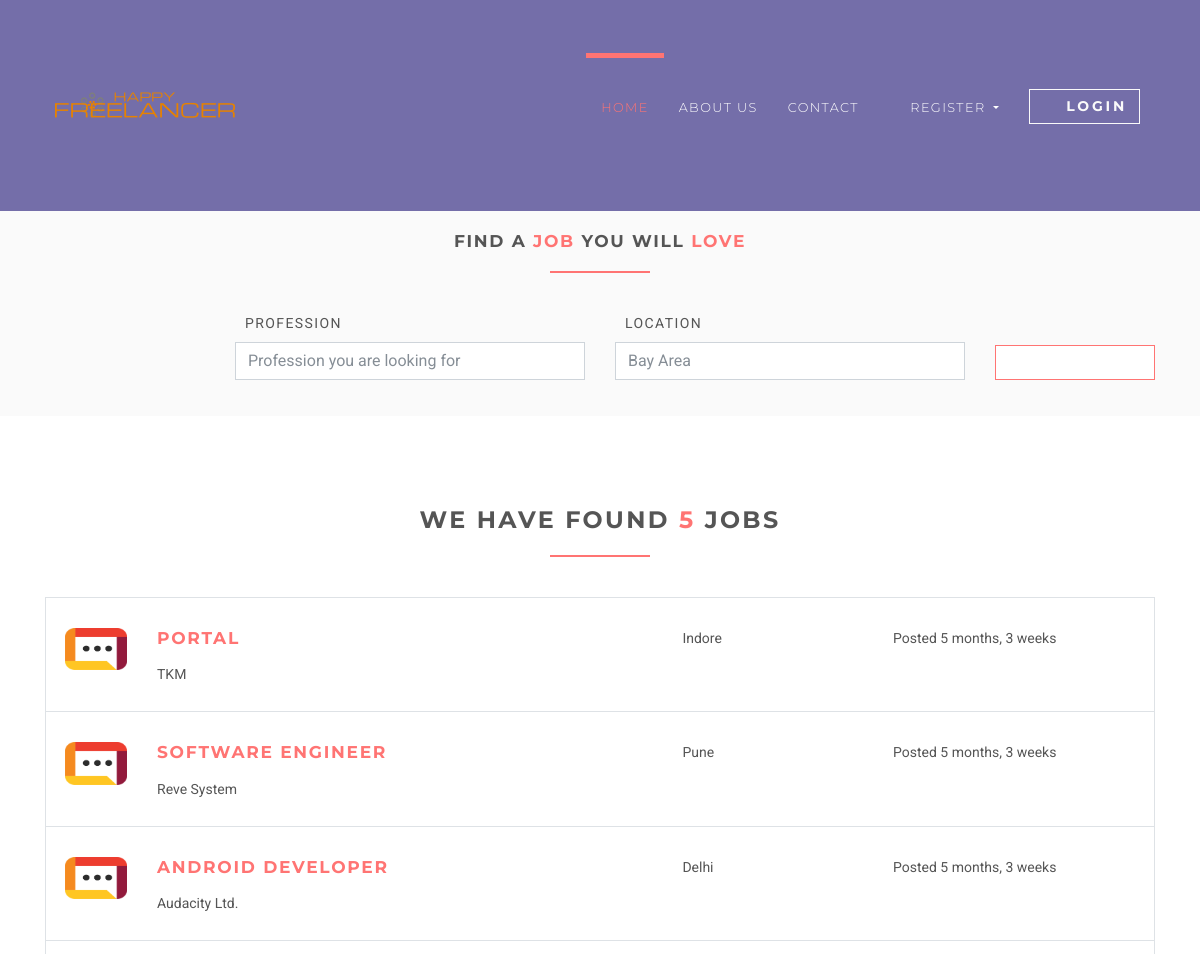
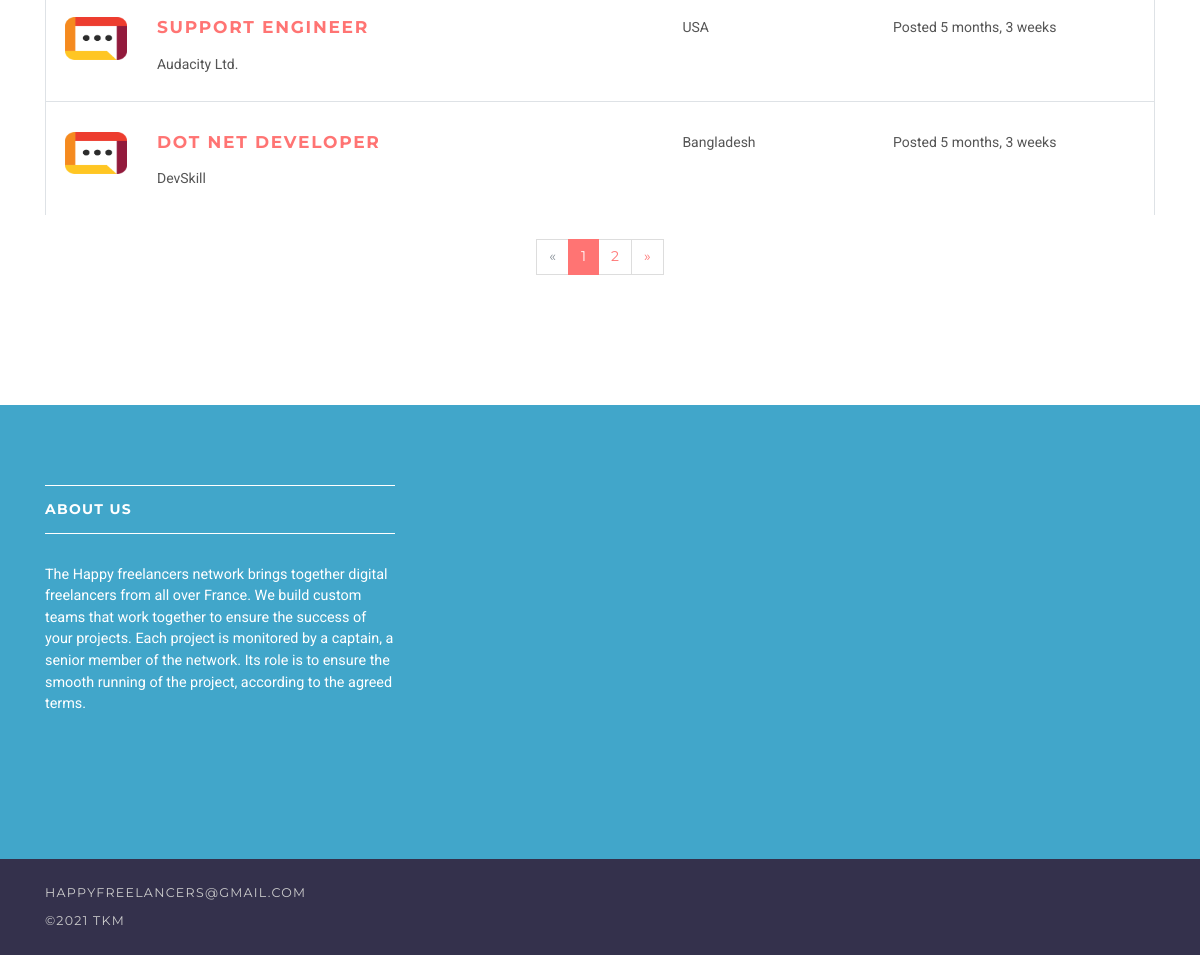
Page /jobs on the committed database (2 pictures, top to bottom).
### jobsapp/models.py (models this page shows, shortened)
class Job(models.Model):
    user = models.ForeignKey(User, on_delete=models.CASCADE)
    title = models.CharField(max_length=300)
    description = models.TextField()
    location = models.CharField(max_length=150)
    type = models.CharField(choices=JOB_TYPE, max_length=10)
    category = models.CharField(max_length=100)
    last_date = models.DateTimeField()
    company_name = models.CharField(max_length=100)
    company_description = models.CharField(max_length=300)
    website = models.CharField(max_length=100, default="")
    created_at = models.DateTimeField(default=timezone.now)
    filled = models.BooleanField(default=False)

### jobsapp/views/home.py (the view)
# urls.py: path('jobs', JobListView.as_view(), name='jobs'),
class JobListView(ListView):
    model = Job
    template_name = 'jobs/jobs.html'
    context_object_name = 'jobs'
    paginate_by = 5

### templates/jobs/jobs.html (shortened to what this page needs)
{% extends 'base.html' %}
{% load static %}
{% block content %}
    <section class="job-form-section job-form-section--compressed">
        <div class="container">
            <h4 class="heading">Find a <span class="accent">job </span> you will <span class="accent">love</span></h4>
            <form id="job-main-form" method="get" action="#" class="job-main-form">
                <div class="controls">
                    <div class="row align-items-end">
                        <div class="col-sm-1 col-lg-2"></div>
                        <div class="col-sm-5 col-lg-4 form-group">
                            <label for="profession">Profession</label>
                            <input type="text" id="profession" name="profession"
                                   placeholder="Profession you are looking for" class="form-control">
                        </div>
                        <div class="col-sm-5 col-lg-4 form-group">
                            <label for="location">Location</label>
                            <input type="text" id="location" name="location" placeholder="Any particular location?"
                                   value="Bay Area" class="form-control">
                        </div>
                        <div class="col-sm-1 col-lg-2 form-group">
                            <button type="submit" name="name"
                                    class="btn btn-outline-white-primary job-main-form__button">
                                <i class="fa fa-search"></i>
                            </button>
                        </div>
                    </div>
                </div>
            </form>
        </div>
    </section>
    <section>
        <div class="container">
            <h3 class="heading">We have found <span class="accent">{{ jobs.count }}</span> jobs</h3>
            {% for job in jobs %}
                <div class="job-listing  ">
                    <div class="row">
                        <div class="col-md-12 col-lg-6">
                            <div class="row">
                                <div class="col-2">
                                    <img src="{% static 'img/company-1.png' %}"
                                         alt="Ipsioou " class="img-fluid">
                                </div>
                                <div class="col-10">
                                    <h4 class="job__title"><a
                                            href="{% url 'jobs:jobs-detail' job.id %}">{{ job.title }}</a></h4>
                                    <p class="job__company">
                                        {{ job.company_name }}
                                    </p>
                                </div>
                            </div>
                        </div>
                        <div class="col-10 col-md-3 col-lg-2 ml-auto"><i class="fa fa-map-marker job__location"></i>
                            {{ job.location }}
                        </div>
                        <div class="col-10 col-md-3 col-lg-3 ml-auto">
                            <p>Posted {{ job.created_at|timesince }}</p>
                        </div>
                    </div>
                </div>
            {% endfor %}
            {% if is_paginated %}
                <div class="row">
                    <div class="col-md-12">
                        <nav aria-label="Page navigation example" class="d-flex justify-content-center mt-4 mb-4">
                            <ul class="pagination">
                                {% if page_obj.has_previous %}
                                    <li class="page-item">
                                        <a href="?page={{ page_obj.previous_page_number }}"
                                           class="page-link">&laquo;</a>
                                    </li>
                                {% else %}
                                    <li class="page-item disabled">
                                        <a class="page-link">&laquo;</a>
                                    </li>
                                {% endif %}
                                {% for i in page_obj.paginator.page_range %}
                                    {% if page_obj.number == i %}
                                        <li class="page-item active">
                                            <a class="page-link">{{ i }}</a>
                                        </li>
                                    {% else %}
                                        <li class="page-item">
                                            <a href="?page={{ i }}" class="page-link">{{ i }}</a>
                                        </li>
                                    {% endif %}
                                {% endfor %}
                                {% if page_obj.has_next %}
                                    <li class="page-item">
                                        <a href="?page={{ page_obj.next_page_number }}" class="page-link">&raquo;</a>
                                    </li>
                                {% else %}
                                    <li class="page-item disabled">
                                        <a class="page-link">&raquo;</a>
                                    </li>
                                {% endif %}
                            </ul>
                        </nav>
                    </div>
                </div>
            {% endif %}
        </div>
    </section>
{% endblock %}

### templates/base.html (shortened to what this page needs)
{% load static %}
<!DOCTYPE html>
<html>
<head>
    <link rel="stylesheet"
          href="{% static 'vendor/bootstrap/css/bootstrap.min.css' %}">
    <link rel="stylesheet"
          href="{% static 'vendor/font-awesome/css/font-awesome.min.css' %}">
    <link rel="stylesheet"
          href="{% static 'vendor/owl.carousel/assets/owl.carousel.css' %}">
    <link rel="stylesheet"
          href="{% static 'vendor/owl.carousel/assets/owl.theme.default.css' %}">
    <link rel="stylesheet" href="{% static 'css/style.default.css' %}"
          id="theme-stylesheet">
    <link rel="stylesheet" href="{% static 'css/custom.css' %}">
</head>
<body>
<header class="header">
    <nav class="navbar navbar-expand-lg">
        <div class="container">
            <a href="/" class="navbar-brand">
                <img src="{% static 'img/logo-small2.png' %}" alt="logo" class="d-none d-lg-block">
            </a>
            <div id="navbarSupportedContent" class="collapse navbar-collapse">
                <ul class="navbar-nav ml-auto">
                    <li class="nav-item active">
                        <a href="/" class="nav-link">Home <span class="sr-only">(current)</span></a>
                    </li>
                    <li class="nav-item">
                        <a href="#about" class="nav-link">About Us</a>
                    </li>
                    <li class="nav-item">
                        <a href="#contact" class="nav-link">Contact</a>
                    </li>
                    {% if request.user.is_authenticated and request.user.role == 'employer' %}
                        <li class="nav-item dropdown">
                            <a id="clientZone" href="#" data-toggle="dropdown"
                               aria-haspopup="true" aria-expanded="false"
                               class="nav-link dropdown-toggle has-img mb-3 mb-lg-0 mt-3 mt-lg-0">
                                <div class="client-menu-image">
                                    <div class="inner">
                                        <img src="{% static 'img/company-1.png' %}"
                                             alt="company image"
                                             class="img-fluid">
                                    </div>
                                </div>
                                {% if request.user.role == 'employee' %}
                                    {{ request.user.first_name }} {{ request.user.last_name }}
                                {% else %}
                                    {{ request.user.first_name }}
                                {% endif %}
                            </a>
                            <div aria-labelledby="clientZone" class="dropdown-menu">
                                <a href="{% url 'jobs:employer-dashboard' %}" class="dropdown-item">Dashboard</a>
                                <a href="{% url 'jobs:employer-all-applicants' %}" class="dropdown-item">Applicants </a>
                                <a href="{% url 'jobs:employer-jobs-create' %}" class="dropdown-item">Post a new
                                    job </a>
                                <a href="{% url 'accounts:logout' %}" class="dropdown-item">Logout</a>
                            </div>
                        </li>
                    {% else %}
                        <li class="nav-item dropdown">
                            <a id="pages" href="#" data-toggle="dropdown" aria-haspopup="true" aria-expanded="false"
                               class="nav-link dropdown-toggle"><i class="fa fa-signing"></i>Register
                            </a>
                        </li>
                        <li class="nav-item" style="color: #fff">
                            <a href="{% url 'accounts:login' %}" class="btn navbar-btn btn-outline-light mb-5 mb-lg-0">
                                <i class="fa fa-sign-in"></i>Login
                            </a>
                        </li>
                    {% endif %}
                </ul>
            </div>
        </div>
    </nav>
</header>
<div>
    {% block content %} {% endblock %}
</div>
<footer class="footer" id="about">
    <div class="footer__block">
        <div class="container">
            <div class="row">
                <div class="col-lg-4 col-md-12 mb-5">
                    <h4 class="h5">About Us</h4>
                    <p> The Happy freelancers network brings together digital freelancers from all over France. We build custom teams that work together to ensure the success of your projects. Each project is monitored by a captain, a senior member of the network. Its role is to ensure the smooth running of the project, according to the agreed terms.</p>
                </div>
            </div>
        </div>
    </div>
    <div class="footer__copyright" id="contact">
        <div class="container">
            <div class="row">
                <div class="col-md-6 text-md-left text-center">
                    happyfreelancers@gmail.com<br>
                    <p>&copy;2021 TKM</p>
                </div>
            </div>
        </div>
    </div>
</footer>
</body>
</html>

### rows in the picture
Job: title "PORTAL", company_name "TKM", location "Indore", created_at "5 months, 3 weeks"
Job: title "SOFTWARE ENGINEER", company_name "Reve System", location "Pune", created_at "5 months, 3 weeks"
Job: title "ANDROID DEVELOPER", company_name "Audacity Ltd.", location "Delhi", created_at "5 months, 3 weeks"
Job: title "SUPPORT ENGINEER", company_name "Audacity Ltd.", location "USA", created_at "5 months, 3 weeks"
Job: title "DOT NET DEVELOPER", company_name "DevSkill", location "Bangladesh", created_at "5 months, 3 weeks"

### other values in the picture
{{ jobs.count }} "5"
{{ i }} "1"
{{ i }} "2"
